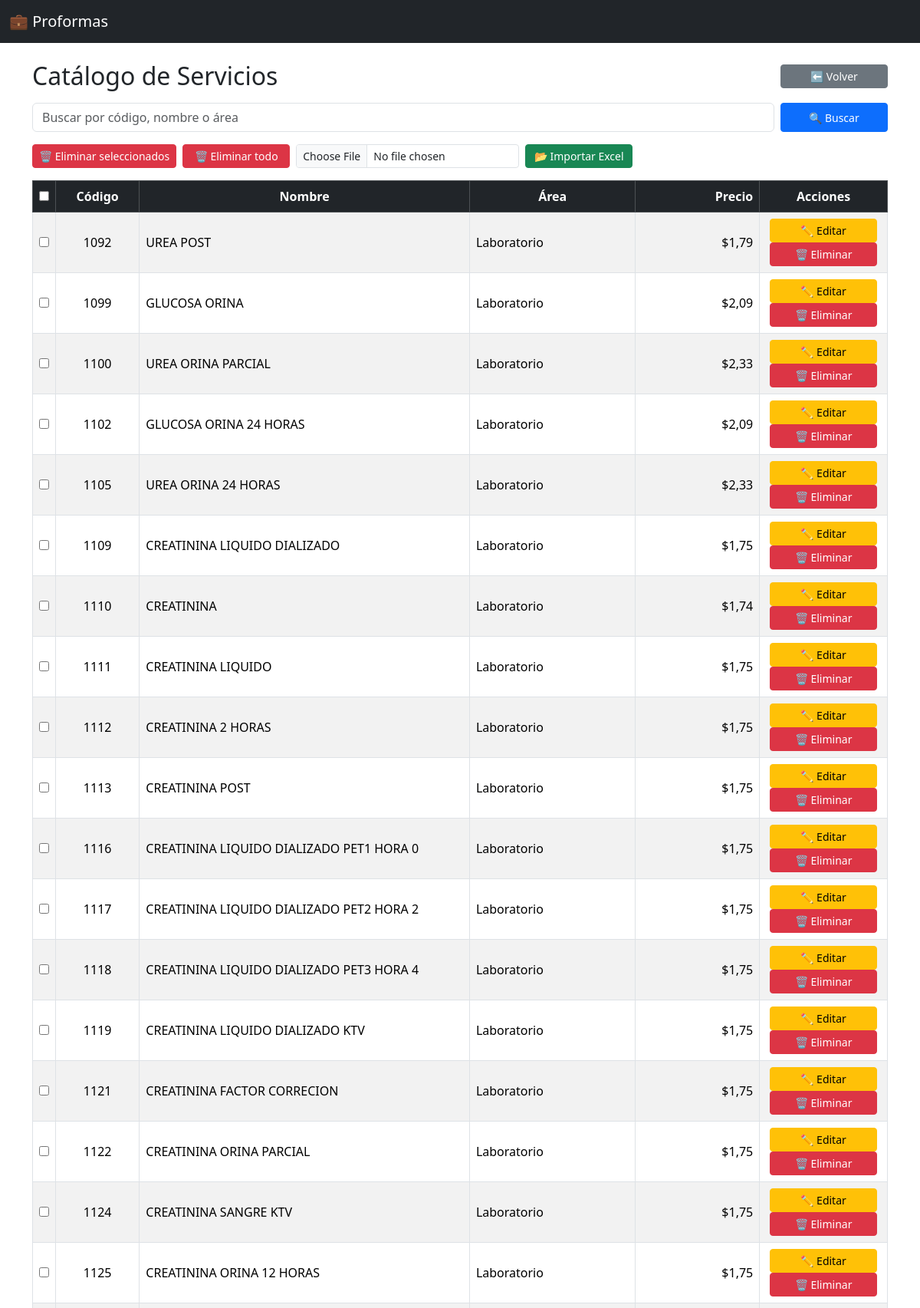
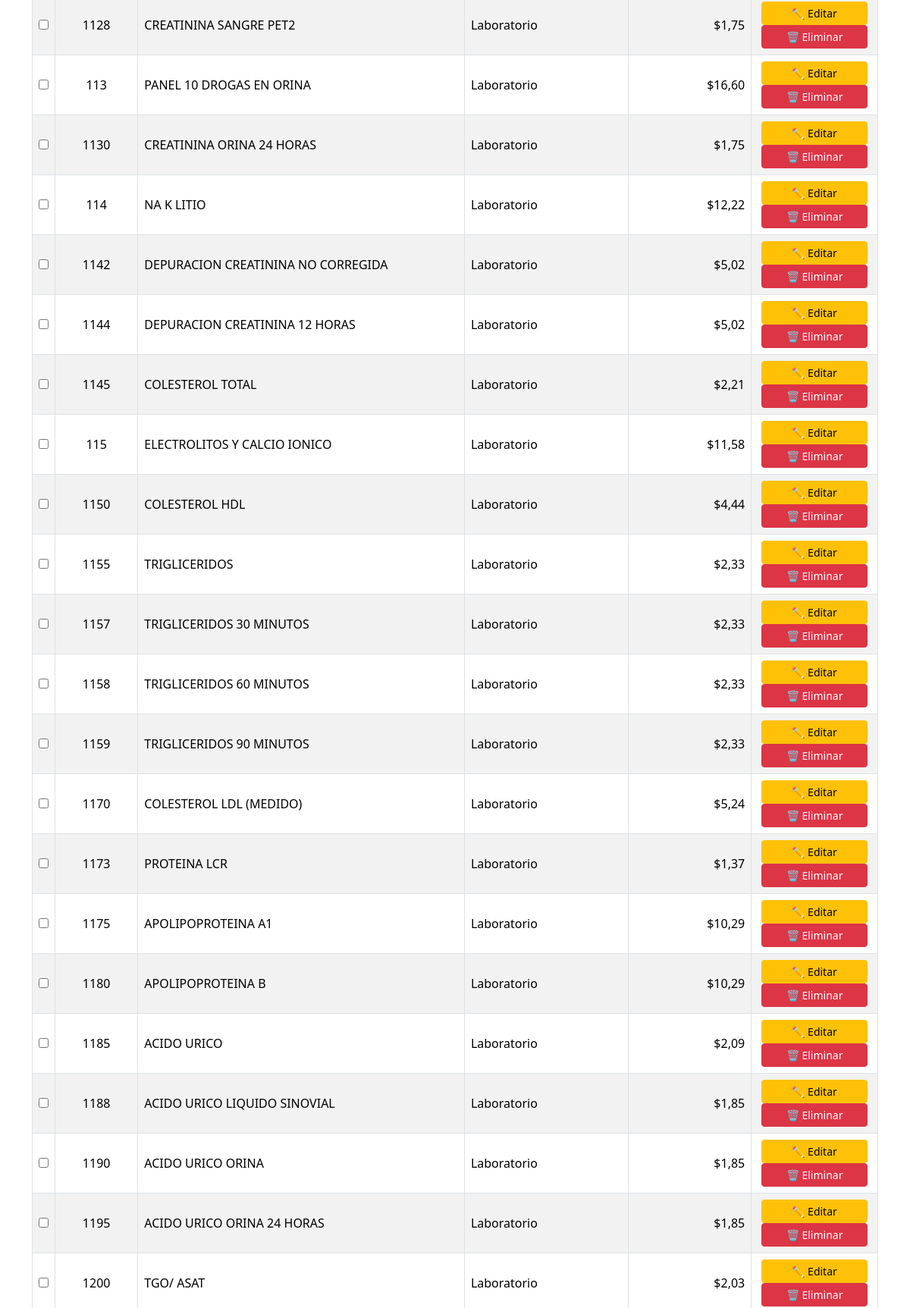
The page /catalogo/?q=&page=2 (upper part) on the database its author committed (2 pictures, top to bottom).
### catalogo/models.py (models this page shows, shortened)
class Servicio(models.Model):
    codigo = models.CharField(max_length=20, unique=True)
    nombre = models.CharField(max_length=255)
    area = models.CharField(max_length=100, blank=True, null=True)
    costo_base = models.DecimalField(max_digits=10, decimal_places=2)
    pvp_sugerido = models.DecimalField(max_digits=10, decimal_places=2)
    pvp_corporativo = models.DecimalField(max_digits=10, decimal_places=2, blank=True, null=True)
    porcentaje_ganancia = models.DecimalField(max_digits=5, decimal_places=2, help_text="Ej: 30 para 30%")
    activo = models.BooleanField(default=True)

### catalogo/views.py (the view)
# urls.py: path("", views.servicio_list, name="servicio_list"),
def servicio_list(request):
    query = request.GET.get("q", "")
    if query:
        servicios = Servicio.objects.filter(
            Q(nombre__icontains=query) |
            Q(codigo__icontains=query) |
            Q(area__icontains=query)
        )
    else:
        servicios = Servicio.objects.all()
    paginator = Paginator(servicios.order_by("codigo"), 50)
    page_number = request.GET.get("page")
    page_obj = paginator.get_page(page_number)
    return render(request, "catalogo/servicio_list.html", {
        "servicios": page_obj.object_list,
        "page_obj": page_obj,
        "query": query,
    })

### catalogo/templates/catalogo/servicio_list.html (shortened to what this page needs)
{% extends "base.html" %}
{% block content %}
<div class="d-flex justify-content-between align-items-center mb-3">
  <h2 class="mb-0">Catálogo de Servicios</h2>
  <a href="{% url 'proforma_list' %}" class="btn btn-secondary btn-sm">⬅ Volver</a>
</div>
<form method="get" class="d-flex mb-3">
  <input type="text" name="q" class="form-control me-2" placeholder="Buscar por código, nombre o área" value="{{ query }}">
  <button type="submit" class="btn btn-primary btn-sm">🔍 Buscar</button>
</form>
<div class="mb-3 d-flex gap-2 flex-wrap">
  <form method="post" action="{% url 'servicio_bulk_delete' %}">
    <button type="submit" class="btn btn-danger btn-sm" onclick="return confirm('¿Eliminar los seleccionados?');">🗑 Eliminar seleccionados</button>
  </form>
  <a href="{% url 'servicio_delete_all' %}" class="btn btn-danger btn-sm" onclick="return confirm('⚠️ Esto eliminará toda la base. ¿Seguro?');">🗑 Eliminar todo</a>
  <form method="post" action="{% url 'importar_catalogo' %}" enctype="multipart/form-data" class="d-flex gap-2">
    <input type="file" name="archivo" accept=".xlsx" required class="form-control form-control-sm">
    <button type="submit" class="btn btn-success btn-sm">📂 Importar Excel</button>
  </form>
</div>
<form method="post" action="{% url 'servicio_bulk_delete' %}">
  <table class="table table-striped table-hover table-bordered align-middle">
    <thead class="table-dark text-center">
      <tr>
        <th><input type="checkbox" id="select-all"></th>
        <th style="width:10%;">Código</th>
        <th style="width:40%;">Nombre</th>
        <th style="width:20%;">Área</th>
        <th style="width:15%; text-align:right;">Precio</th>
        <th style="width:15%;">Acciones</th>
      </tr>
    </thead>
    <tbody>
      {% for s in servicios %}
      <tr>
        <td class="text-center"><input type="checkbox" name="seleccionados" value="{{ s.id }}"></td>
        <td class="text-center">{{ s.codigo }}</td>
        <td>{{ s.nombre }}</td>
        <td>{{ s.area }}</td>
        <td class="text-end">${{ s.pvp_sugerido }}</td>
        <td class="text-center">
          <button type="button" class="btn btn-warning btn-sm" data-bs-toggle="modal" data-bs-target="#modalEditar{{ s.id }}">✏️ Editar</button>
          <a href="{% url 'servicio_delete' s.pk %}" class="btn btn-danger btn-sm" onclick="return confirm('¿Eliminar {{ s.nombre }}?');">🗑 Eliminar</a>
        </td>
      </tr>
      {% empty %}
      <tr><td colspan="6" class="text-center">No hay servicios registrados.</td></tr>
      {% endfor %}
    </tbody>
  </table>
</form>
{% endblock %}

### catalogo/templates/catalogo/servicio_list.html (style rules this page uses)
.btn-sm { min-width: 140px; }

### rows shown on the page
Servicio: codigo "1092", nombre "UREA POST", area "Laboratorio", pvp_sugerido "1,79"
Servicio: codigo "1099", nombre "GLUCOSA ORINA", area "Laboratorio", pvp_sugerido "2,09"
Servicio: codigo "1100", nombre "UREA ORINA PARCIAL", area "Laboratorio", pvp_sugerido "2,33"
Servicio: codigo "1102", nombre "GLUCOSA ORINA 24 HORAS", area "Laboratorio", pvp_sugerido "2,09"
Servicio: codigo "1105", nombre "UREA ORINA 24 HORAS", area "Laboratorio", pvp_sugerido "2,33"
Servicio: codigo "1109", nombre "CREATININA LIQUIDO DIALIZADO", area "Laboratorio", pvp_sugerido "1,75"
Servicio: codigo "1110", nombre "CREATININA", area "Laboratorio", pvp_sugerido "1,74"
Servicio: codigo "1111", nombre "CREATININA LIQUIDO", area "Laboratorio", pvp_sugerido "1,75"
Servicio: codigo "1112", nombre "CREATININA 2 HORAS", area "Laboratorio", pvp_sugerido "1,75"
Servicio: codigo "1113", nombre "CREATININA POST", area "Laboratorio", pvp_sugerido "1,75"
Servicio: codigo "1116", nombre "CREATININA LIQUIDO DIALIZADO PET1 HORA 0", area "Laboratorio", pvp_sugerido "1,75"
Servicio: codigo "1117", nombre "CREATININA LIQUIDO DIALIZADO PET2 HORA 2", area "Laboratorio", pvp_sugerido "1,75"
Servicio: codigo "1118", nombre "CREATININA LIQUIDO DIALIZADO PET3 HORA 4", area "Laboratorio", pvp_sugerido "1,75"
Servicio: codigo "1119", nombre "CREATININA LIQUIDO DIALIZADO KTV", area "Laboratorio", pvp_sugerido "1,75"
Servicio: codigo "1121", nombre "CREATININA FACTOR CORRECION", area "Laboratorio", pvp_sugerido "1,75"
Servicio: codigo "1122", nombre "CREATININA ORINA PARCIAL", area "Laboratorio", pvp_sugerido "1,75"
Servicio: codigo "1124", nombre "CREATININA SANGRE KTV", area "Laboratorio", pvp_sugerido "1,75"
Servicio: codigo "1125", nombre "CREATININA ORINA 12 HORAS", area "Laboratorio", pvp_sugerido "1,75"
Servicio: codigo "1128", nombre "CREATININA SANGRE PET2", area "Laboratorio", pvp_sugerido "1,75"
Servicio: codigo "113", nombre "PANEL 10 DROGAS EN ORINA", area "Laboratorio", pvp_sugerido "16,60"
Servicio: codigo "1130", nombre "CREATININA ORINA 24 HORAS", area "Laboratorio", pvp_sugerido "1,75"
Servicio: codigo "114", nombre "NA K LITIO", area "Laboratorio", pvp_sugerido "12,22"
Servicio: codigo "1142", nombre "DEPURACION CREATININA NO CORREGIDA", area "Laboratorio", pvp_sugerido "5,02"
Servicio: codigo "1144", nombre "DEPURACION CREATININA 12 HORAS", area "Laboratorio", pvp_sugerido "5,02"
Servicio: codigo "1145", nombre "COLESTEROL TOTAL", area "Laboratorio", pvp_sugerido "2,21"
Servicio: codigo "115", nombre "ELECTROLITOS Y CALCIO IONICO", area "Laboratorio", pvp_sugerido "11,58"
Servicio: codigo "1150", nombre "COLESTEROL HDL", area "Laboratorio", pvp_sugerido "4,44"
Servicio: codigo "1155", nombre "TRIGLICERIDOS", area "Laboratorio", pvp_sugerido "2,33"
Servicio: codigo "1157", nombre "TRIGLICERIDOS 30 MINUTOS", area "Laboratorio", pvp_sugerido "2,33"
Servicio: codigo "1158", nombre "TRIGLICERIDOS 60 MINUTOS", area "Laboratorio", pvp_sugerido "2,33"
Servicio: codigo "1159", nombre "TRIGLICERIDOS 90 MINUTOS", area "Laboratorio", pvp_sugerido "2,33"
Servicio: codigo "1170", nombre "COLESTEROL LDL (MEDIDO)", area "Laboratorio", pvp_sugerido "5,24"
Servicio: codigo "1173", nombre "PROTEINA LCR", area "Laboratorio", pvp_sugerido "1,37"
Servicio: codigo "1175", nombre "APOLIPOPROTEINA A1", area "Laboratorio", pvp_sugerido "10,29"
Servicio: codigo "1180", nombre "APOLIPOPROTEINA B", area "Laboratorio", pvp_sugerido "10,29"
Servicio: codigo "1185", nombre "ACIDO URICO", area "Laboratorio", pvp_sugerido "2,09"
Servicio: codigo "1188", nombre "ACIDO URICO LIQUIDO SINOVIAL", area "Laboratorio", pvp_sugerido "1,85"
Servicio: codigo "1190", nombre "ACIDO URICO ORINA", area "Laboratorio", pvp_sugerido "1,85"
Servicio: codigo "1195", nombre "ACIDO URICO ORINA 24 HORAS", area "Laboratorio", pvp_sugerido "1,85"
Servicio: codigo "1200", nombre "TGO/ ASAT", area "Laboratorio", pvp_sugerido "2,03"
